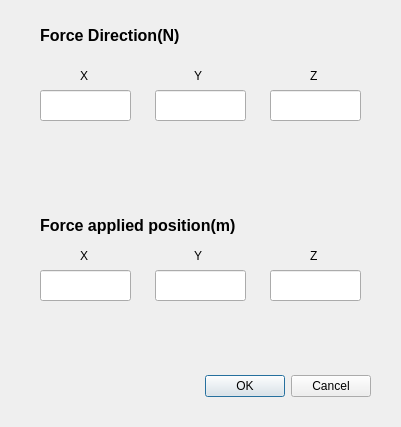
<?xml version="1.0" encoding="UTF-8"?>
<ui version="4.0">
 <class>Dialog</class>
 <widget class="QDialog" name="Dialog">
  <property name="geometry">
   <rect>
    <x>0</x>
    <y>0</y>
    <width>401</width>
    <height>427</height>
   </rect>
  </property>
  <property name="windowTitle">
   <string>Dialog</string>
  </property>
  <widget class="QDialogButtonBox" name="buttonBox">
   <property name="geometry">
    <rect>
     <x>30</x>
     <y>370</y>
     <width>341</width>
     <height>32</height>
    </rect>
   </property>
   <property name="orientation">
    <enum>Qt::Horizontal</enum>
   </property>
   <property name="standardButtons">
    <set>QDialogButtonBox::Cancel|QDialogButtonBox::Ok</set>
   </property>
  </widget>
  <widget class="QLabel" name="label">
   <property name="geometry">
    <rect>
     <x>80</x>
     <y>250</y>
     <width>56</width>
     <height>12</height>
    </rect>
   </property>
   <property name="text">
    <string>X</string>
   </property>
  </widget>
  <widget class="QLabel" name="label_2">
   <property name="geometry">
    <rect>
     <x>194</x>
     <y>250</y>
     <width>56</width>
     <height>12</height>
    </rect>
   </property>
   <property name="text">
    <string>Y</string>
   </property>
  </widget>
  <widget class="QLabel" name="label_3">
   <property name="geometry">
    <rect>
     <x>310</x>
     <y>250</y>
     <width>56</width>
     <height>12</height>
    </rect>
   </property>
   <property name="text">
    <string>Z</string>
   </property>
  </widget>
  <widget class="QLineEdit" name="force_x_pstn">
   <property name="geometry">
    <rect>
     <x>40</x>
     <y>270</y>
     <width>91</width>
     <height>31</height>
    </rect>
   </property>
  </widget>
  <widget class="QLineEdit" name="force_y_pstn">
   <property name="geometry">
    <rect>
     <x>155</x>
     <y>270</y>
     <width>91</width>
     <height>31</height>
    </rect>
   </property>
  </widget>
  <widget class="QLineEdit" name="force_z_pstn">
   <property name="geometry">
    <rect>
     <x>270</x>
     <y>270</y>
     <width>91</width>
     <height>31</height>
    </rect>
   </property>
  </widget>
  <widget class="QLabel" name="label_4">
   <property name="geometry">
    <rect>
     <x>40</x>
     <y>210</y>
     <width>221</width>
     <height>31</height>
    </rect>
   </property>
   <property name="text">
    <string>&lt;html&gt;&lt;head/&gt;&lt;body&gt;&lt;p&gt;&lt;span style=&quot; font-size:12pt; font-weight:600;&quot;&gt;Force applied position(m)&lt;/span&gt;&lt;/p&gt;&lt;/body&gt;&lt;/html&gt;</string>
   </property>
  </widget>
  <widget class="QLabel" name="label_5">
   <property name="geometry">
    <rect>
     <x>40</x>
     <y>20</y>
     <width>221</width>
     <height>31</height>
    </rect>
   </property>
   <property name="text">
    <string>&lt;html&gt;&lt;head/&gt;&lt;body&gt;&lt;p&gt;&lt;span style=&quot; font-size:12pt; font-weight:600;&quot;&gt;Force Direction(N)&lt;/span&gt;&lt;/p&gt;&lt;/body&gt;&lt;/html&gt;</string>
   </property>
  </widget>
  <widget class="QLineEdit" name="force_z">
   <property name="geometry">
    <rect>
     <x>270</x>
     <y>90</y>
     <width>91</width>
     <height>31</height>
    </rect>
   </property>
  </widget>
  <widget class="QLineEdit" name="force_y">
   <property name="geometry">
    <rect>
     <x>155</x>
     <y>90</y>
     <width>91</width>
     <height>31</height>
    </rect>
   </property>
  </widget>
  <widget class="QLabel" name="label_6">
   <property name="geometry">
    <rect>
     <x>194</x>
     <y>70</y>
     <width>56</width>
     <height>12</height>
    </rect>
   </property>
   <property name="text">
    <string>Y</string>
   </property>
  </widget>
  <widget class="QLineEdit" name="force_x">
   <property name="geometry">
    <rect>
     <x>40</x>
     <y>90</y>
     <width>91</width>
     <height>31</height>
    </rect>
   </property>
  </widget>
  <widget class="QLabel" name="label_7">
   <property name="geometry">
    <rect>
     <x>80</x>
     <y>70</y>
     <width>56</width>
     <height>12</height>
    </rect>
   </property>
   <property name="text">
    <string>X</string>
   </property>
  </widget>
  <widget class="QLabel" name="label_8">
   <property name="geometry">
    <rect>
     <x>310</x>
     <y>70</y>
     <width>56</width>
     <height>12</height>
    </rect>
   </property>
   <property name="text">
    <string>Z</string>
   </property>
  </widget>
 </widget>
 <resources/>
 <connections>
  <connection>
   <sender>buttonBox</sender>
   <signal>accepted()</signal>
   <receiver>Dialog</receiver>
   <slot>accept()</slot>
   <hints>
    <hint type="sourcelabel">
     <x>248</x>
     <y>254</y>
    </hint>
    <hint type="destinationlabel">
     <x>157</x>
     <y>274</y>
    </hint>
   </hints>
  </connection>
  <connection>
   <sender>buttonBox</sender>
   <signal>rejected()</signal>
   <receiver>Dialog</receiver>
   <slot>reject()</slot>
   <hints>
    <hint type="sourcelabel">
     <x>316</x>
     <y>260</y>
    </hint>
    <hint type="destinationlabel">
     <x>286</x>
     <y>274</y>
    </hint>
   </hints>
  </connection>
 </connections>
</ui>
